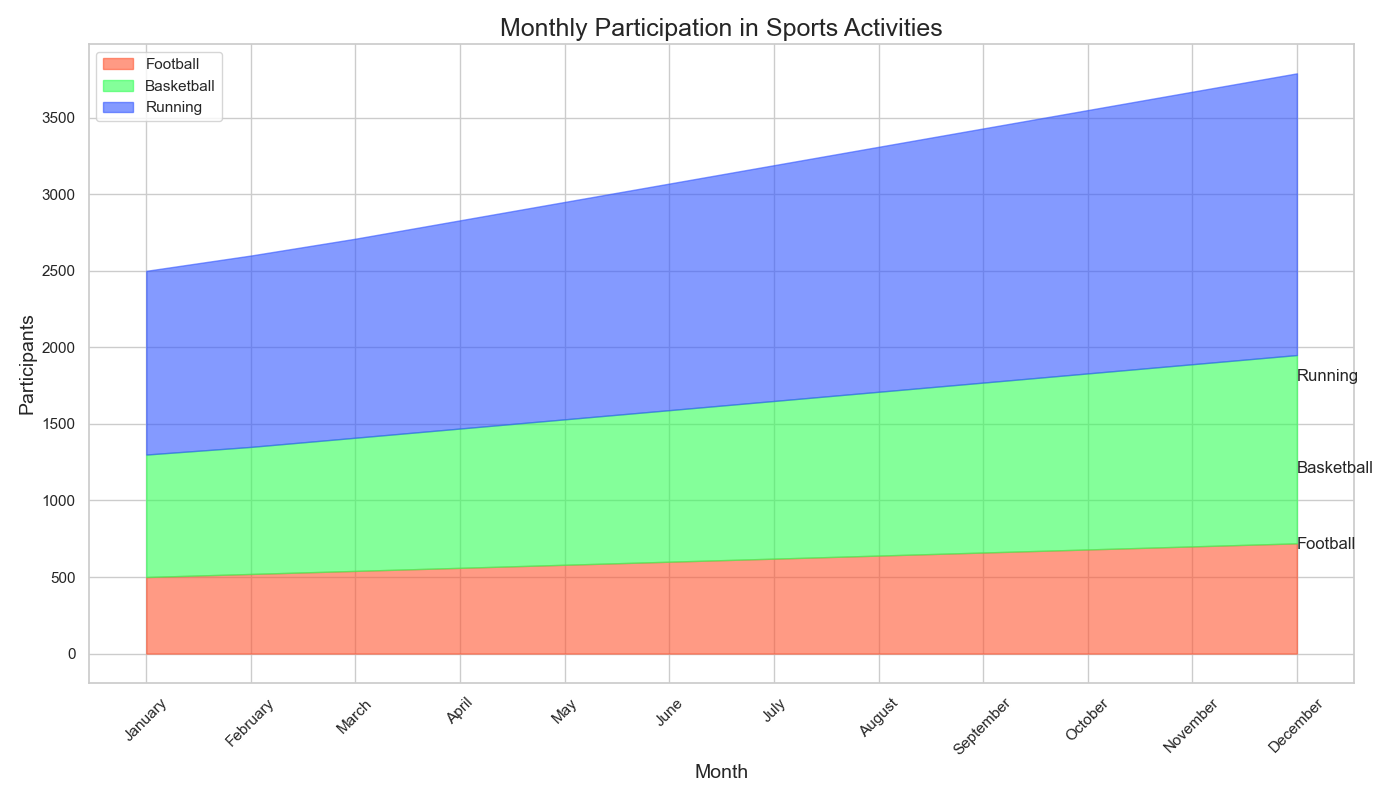

The script that drew this image:

import pandas as pd
import seaborn as sns
import matplotlib.pyplot as plt

data = {
    'Month': ['January', 'February', 'March', 'April', 'May', 'June', 'July',
              'August', 'September', 'October', 'November', 'December'],
    'Football': [500, 520, 540, 560, 580, 600, 620, 640, 660, 680, 700, 720],
    'Basketball': [300, 310, 330, 350, 370, 390, 410, 430, 450, 470, 490, 510],
    'Running': [400, 420, 430, 450, 470, 490, 510, 530, 550, 570, 590, 610]
}

df = pd.DataFrame(data)
df = df.set_index('Month')

df_cum = df.cumsum(axis=1)

colors = ['#FF5733', '#33FF57', '#3357FF']

plt.figure(figsize=(14, 8))

plt.fill_between(df.index, 0, df_cum['Football'], color=colors[0], alpha=0.6, label='Football')
plt.fill_between(df.index, df_cum['Football'], df_cum['Football'] + df_cum['Basketball'], color=colors[1], alpha=0.6, label='Basketball')
plt.fill_between(df.index, df_cum['Football'] + df_cum['Basketball'], df_cum['Football'] + df_cum['Basketball'] + df_cum['Running'], color=colors[2], alpha=0.6, label='Running')

for category in ['Football', 'Basketball', 'Running']:
    plt.text(df.index[-1], df_cum[category][-1] - (df_cum[category][-1] - df_cum[category].shift(1)[-1]) / 2, category, verticalalignment='center')

plt.title('Monthly Participation in Sports Activities', fontsize=18)
plt.xlabel('Month', fontsize=14)
plt.ylabel('Participants', fontsize=14)
plt.xticks(rotation=45)
plt.legend(loc='upper left')
plt.tight_layout()

plt.show()
